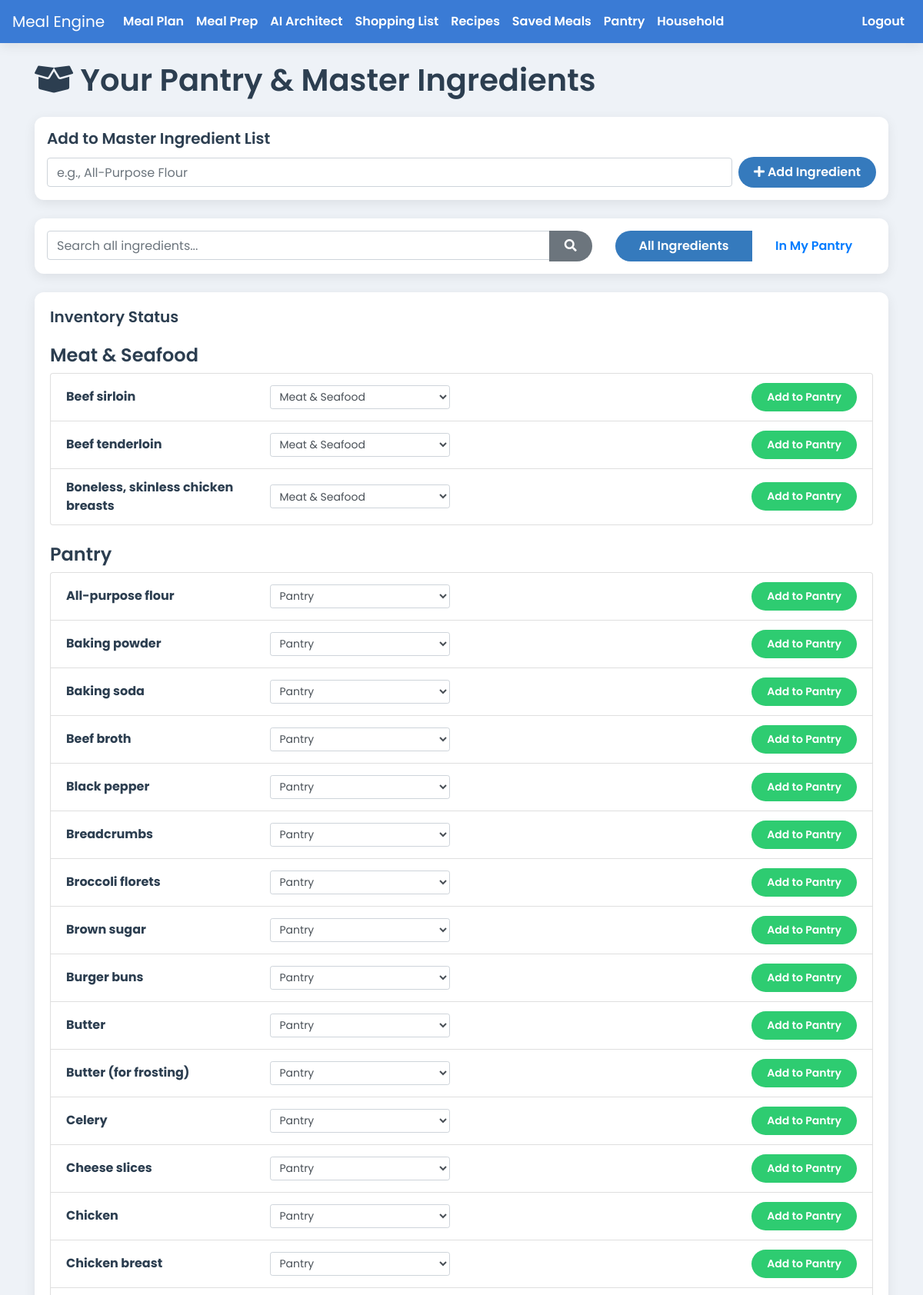
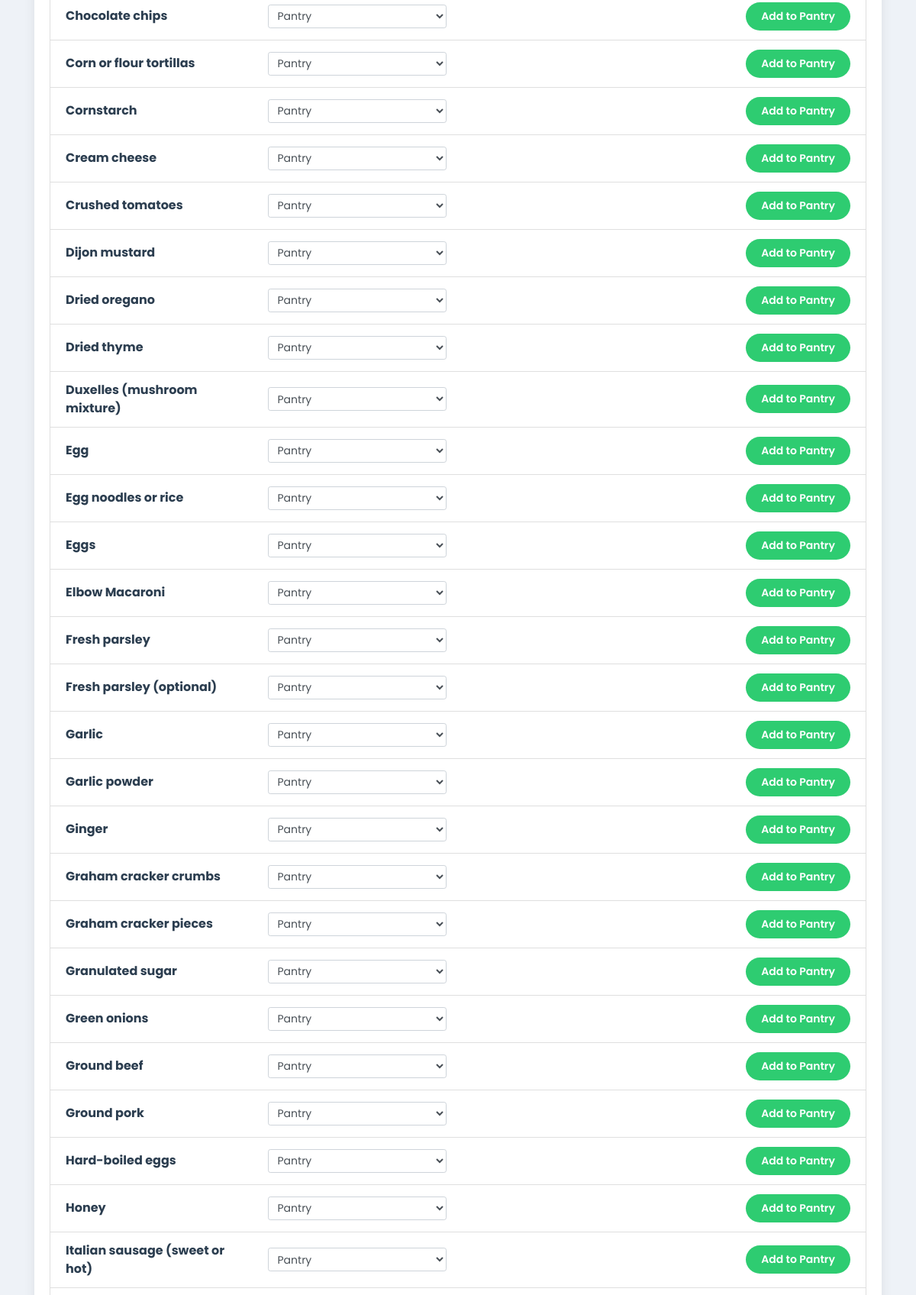
The app's page /ingredients (signed in, upper part) with its own data (2 pictures, top to bottom).
### app.py (models this page shows)
class Ingredient(db.Model):
    id = db.Column(db.Integer, primary_key=True)
    name = db.Column(db.String(100), nullable=False, unique=True)
    category = db.Column(db.String(50), nullable=True, default='Pantry')
    recipe_links = db.relationship('RecipeIngredient', backref='ingredient', lazy=True)
    pantry_items = db.relationship('PantryItem', backref='ingredient', lazy=True)

### app.py (the view, shortened to what this page needs)
@app.route('/ingredients', methods=['GET', 'POST'])
@login_required
def list_ingredients():
    query = request.args.get('query', '')
    stock_filter = request.args.get('filter', 'all')
    base_query = Ingredient.query
    if query: base_query = base_query.filter(Ingredient.name.ilike(f"%{query}%"))
    pantry_items = {item.ingredient_id: item for item in PantryItem.query.filter_by(household_id=current_user.household_id).all()}
    if stock_filter == 'in_pantry':
        ingredient_ids_in_pantry = pantry_items.keys()
        base_query = base_query.filter(Ingredient.id.in_(ingredient_ids_in_pantry))
    all_ingredients = base_query.order_by(Ingredient.category, Ingredient.name).all()
    ingredient_data = [{'ingredient': ing, 'pantry_item': pantry_items.get(ing.id)} for ing in all_ingredients]
    categories = ['Produce', 'Meat & Seafood', 'Dairy & Eggs', 'Pantry', 'Spices & Seasonings', 'Bakery', 'Frozen', 'Other']
    return render_template('ingredients.html', ingredient_data=ingredient_data, query=query, stock_filter=stock_filter, categories=categories)

### app.py (called while the page is built)
@login_manager.user_loader
def load_user(user_id):
    return db.session.get(User, int(user_id))

### templates/ingredients.html (shortened to what this page needs)
{% extends 'base.html' %}
{% block content %}
  <div class="d-flex justify-content-between align-items-center mb-3">
    <h1><i class="fas fa-box-open"></i> Your Pantry & Master Ingredients</h1>
  </div>
  <div class="card p-3 mb-4">
    <h5 class="card-title">Add to Master Ingredient List</h5>
    <form method="POST" action="{{ url_for('list_ingredients') }}" class="form-inline">
        <div class="form-group flex-grow-1 mr-2">
            <input type="text" name="name" class="form-control w-100" placeholder="e.g., All-Purpose Flour" required>
        </div>
        <button type="submit" class="btn btn-primary"><i class="fas fa-plus"></i> Add Ingredient</button>
    </form>
  </div>
  <div class="card p-3 mb-4">
    <div class="row">
        <div class="col-md-8">
            <form method="GET" action="{{ url_for('list_ingredients') }}">
                <div class="input-group">
                    <input type="text" name="query" class="form-control" placeholder="Search all ingredients..." value="{{ query or '' }}">
                    <div class="input-group-append">
                        <button type="submit" class="btn btn-secondary"><i class="fas fa-search"></i></button>
                    </div>
                </div>
            </form>
        </div>
        <div class="col-md-4">
            <div class="btn-group w-100">
                <a href="{{ url_for('list_ingredients', filter='all', query=query) }}" class="btn {% if stock_filter == 'all' %}btn-primary{% else %}btn-outline-primary{% endif %}">All Ingredients</a>
                <a href="{{ url_for('list_ingredients', filter='in_pantry', query=query) }}" class="btn {% if stock_filter == 'in_pantry' %}btn-primary{% else %}btn-outline-primary{% endif %}">In My Pantry</a>
            </div>
        </div>
    </div>
  </div>
  <div class="card">
    <div class="card-body">
      <h5 class="card-title">Inventory Status</h5>
        {% for group in ingredient_data | groupby('ingredient.category') %}
            <h4 class="mt-4">{{ group.grouper or 'Uncategorized' }}</h4>
            <ul class="list-group">
                {% for data in group.list %}
                    <li class="list-group-item">
                        <div class="row align-items-center">
                            <div class="col-md-3"><strong>{{ data.ingredient.name }}</strong></div>
                            <div class="col-md-3">
                                <form action="{{ url_for('update_ingredient_category') }}" method="POST">
                                    <select name="category" class="form-control form-control-sm" onchange="this.form.submit()">
                                        {% for cat in categories %}
                                            <option value="{{ cat }}" {% if data.ingredient.category == cat %}selected{% endif %}>{{ cat }}</option>
                                        {% endfor %}
                                    </select>
                                </form>
                            </div>
                            {% if data.pantry_item %}
                                <div class="col-md-5">
                                    <form action="{{ url_for('update_pantry') }}" method="POST" class="form-inline">
                                        <input type="hidden" name="action" value="update_quantity">
                                        <input type="hidden" name="pantry_item_id" value="{{ data.pantry_item.id }}">
                                        <label for="quantity-{{data.pantry_item.id}}" class="sr-only">Quantity</label>
                                        <input type="number" id="quantity-{{data.pantry_item.id}}" name="quantity" class="form-control form-control-sm mr-2" value="{{ data.pantry_item.quantity }}" step="0.01" style="width: 100px;">
                                        <label for="unit-{{data.pantry_item.id}}" class="sr-only">Unit</label>
                                        <input type="text" id="unit-{{data.pantry_item.id}}" name="unit" class="form-control form-control-sm mr-2" value="{{ data.pantry_item.unit or '' }}" placeholder="Unit (e.g., lbs, cups)">
                                        <button type="submit" class="btn btn-sm btn-secondary ml-2">Update</button>
                                    </form>
                                </div>
                                <div class="col-md-1 text-right">
                                    <form action="{{ url_for('update_pantry') }}" method="POST" onsubmit="return confirm('Are you sure?');">
                                        <input type="hidden" name="action" value="delete"><input type="hidden" name="pantry_item_id" value="{{ data.pantry_item.id }}">
                                        <button type="submit" class="btn btn-sm btn-light" title="Remove from Pantry">×</button>
                                    </form>
                                </div>
                            {% else %}
                                <div class="col-md-6 text-right">
                                    <form action="{{ url_for('update_pantry') }}" method="POST">
                                        <button type="submit" class="btn btn-sm btn-success">Add to Pantry</button>
                                    </form>
                                </div>
                            {% endif %}
                        </div>
                    </li>
                {% endfor %}
            </ul>
        {% endfor %}
    </div>
  </div>
{% endblock %}

### static/css/style.css (style rules this page uses)
:root { --primary-blue: #3a7bd5; --secondary-blue: #357abd; --light-bg: #eef2f7; --card-bg: #ffffff; --text-dark: #2c3e50; --text-light: #5a6a7a; --danger-red: #e74c3c; --success-green: #2ecc71; --info-cyan: #1abc9c; --snack-teal: #20c997; --shadow: 0 4px 15px rgba(0, 0, 0, 0.08); }
body { font-family: 'Poppins', sans-serif; font-weight: 400; background-color: var(--light-bg); color: var(--text-dark); }
.btn { border-radius: 20px; padding: 8px 20px; border: none; font-weight: 600; transition: all 0.3s ease; }
.btn-primary { background-color: var(--secondary-blue); color: white; }
.btn-success { background-color: var(--success-green); }
h1, h2, h3, h4, h5 { color: var(--text-dark); font-weight: 600; }
.card, .jumbotron { background-color: var(--card-bg); border: none; border-radius: 12px; box-shadow: var(--shadow); }
.card { transition: transform 0.2s ease-in-out, box-shadow 0.2s ease-in-out; }

### records on screen
Ingredient: category "Meat & Seafood", ingredient.name "Beef sirloin", category "Meat & Seafood"
Ingredient: ingredient.name "Beef tenderloin"
Ingredient: ingredient.name "Boneless, skinless chicken breasts"
Ingredient: category "Pantry", ingredient.name "All-purpose flour", category "Pantry"
Ingredient: ingredient.name "Baking powder"
Ingredient: ingredient.name "Baking soda"
Ingredient: ingredient.name "Beef broth"
Ingredient: ingredient.name "Black pepper"
Ingredient: ingredient.name "Breadcrumbs"
Ingredient: ingredient.name "Broccoli florets"
Ingredient: ingredient.name "Brown sugar"
Ingredient: ingredient.name "Burger buns"
Ingredient: ingredient.name "Butter"
Ingredient: ingredient.name "Butter (for frosting)"
Ingredient: ingredient.name "Celery"
Ingredient: ingredient.name "Cheese slices"
Ingredient: ingredient.name "Chicken"
Ingredient: ingredient.name "Chicken breast"
Ingredient: ingredient.name "Chocolate chips"
Ingredient: ingredient.name "Corn or flour tortillas"
Ingredient: ingredient.name "Cornstarch"
Ingredient: ingredient.name "Cream cheese"
Ingredient: ingredient.name "Crushed tomatoes"
Ingredient: ingredient.name "Dijon mustard"
Ingredient: ingredient.name "Dried oregano"
Ingredient: ingredient.name "Dried thyme"
Ingredient: ingredient.name "Duxelles (mushroom mixture)"
Ingredient: ingredient.name "Egg"
Ingredient: ingredient.name "Egg noodles or rice"
Ingredient: ingredient.name "Eggs"
Ingredient: ingredient.name "Elbow Macaroni"
Ingredient: ingredient.name "Fresh parsley"
Ingredient: ingredient.name "Fresh parsley (optional)"
Ingredient: ingredient.name "Garlic"
Ingredient: ingredient.name "Garlic powder"
Ingredient: ingredient.name "Ginger"
Ingredient: ingredient.name "Graham cracker crumbs"
Ingredient: ingredient.name "Graham cracker pieces"
Ingredient: ingredient.name "Granulated sugar"
Ingredient: ingredient.name "Green onions"
Ingredient: ingredient.name "Ground beef"
Ingredient: ingredient.name "Ground pork"
Ingredient: ingredient.name "Hard-boiled eggs"
Ingredient: ingredient.name "Honey"
Ingredient: ingredient.name "Italian sausage (sweet or hot)"

### other values on screen
form field category "Meat & Seafood"
form field category "Pantry"
